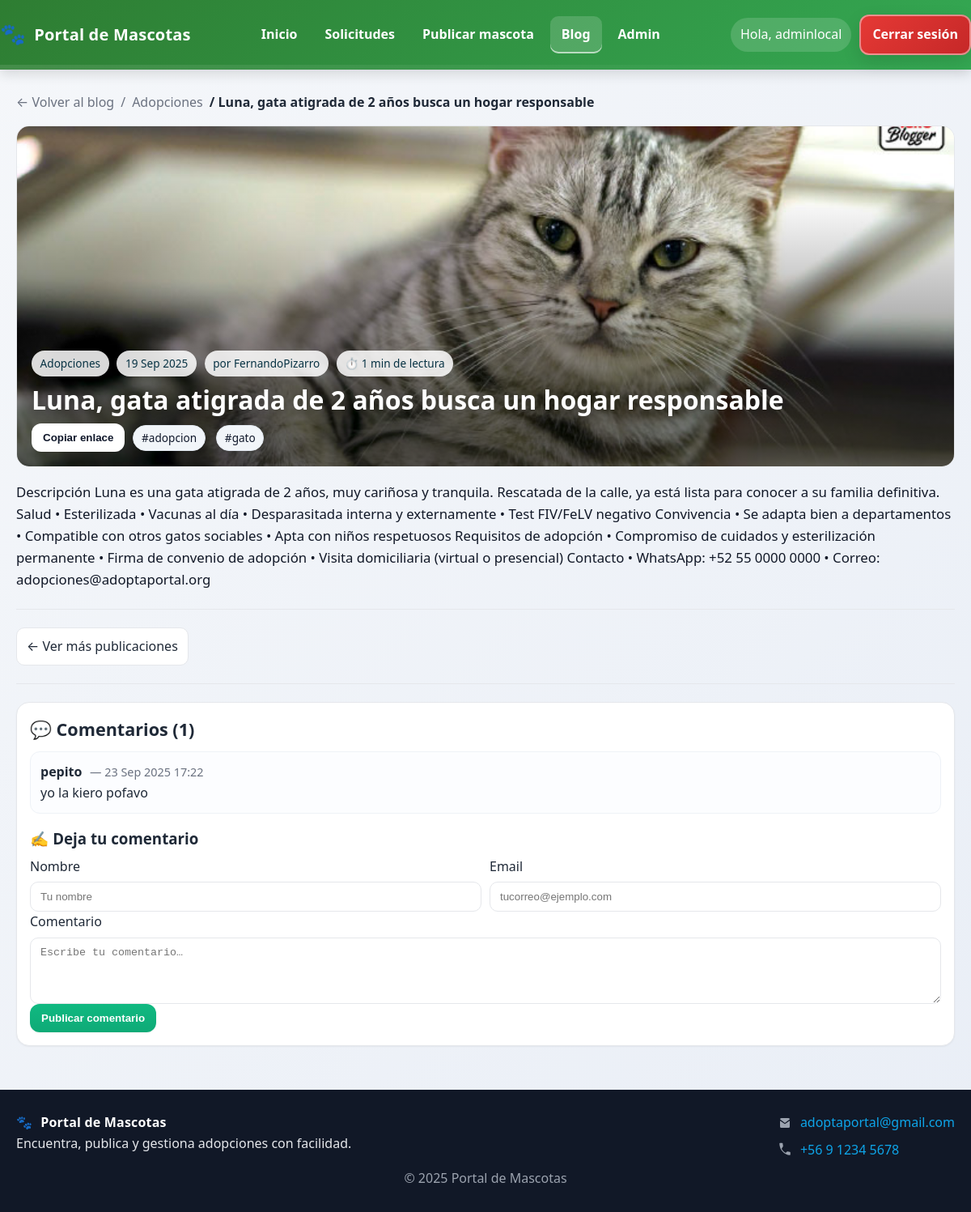
Page /blog/luna-gata-atigrada-de-2-anos-busca-un-hogar-responsable/ (signed in) on the committed database.
### login/models.py (models this page shows, shortened)
class Usuario(AbstractUser):
    email = models.EmailField(
        unique=True,
        verbose_name='Correo electrónico'
    )
    fecha_creacion = models.DateTimeField(
        auto_now_add=True,
        verbose_name='Fecha de creación'
    )
    fecha_actualizacion = models.DateTimeField(
        auto_now=True,
        verbose_name='Fecha de actualización'
    )
    class Meta:
        verbose_name = 'Usuario'
        verbose_name_plural = 'Usuarios'
        ordering = ['-fecha_creacion']

### blog/models.py (models this page shows, shortened)
class Post(models.Model):
    title = models.CharField("Título", max_length=140)
    slug = models.SlugField("Slug", max_length=160, unique=True)
    author = models.ForeignKey(
        settings.AUTH_USER_MODEL,
        on_delete=models.PROTECT,
        related_name="posts",
        verbose_name="Autor",
    )
    category = models.ForeignKey(
        Category,
        on_delete=models.PROTECT,
        related_name="posts",
        verbose_name="Categoría",
    )
    content = models.TextField("Contenido")
    hero_image = models.ImageField("Imagen principal", upload_to="blog/", blank=True, null=True)
    status = models.CharField("Estado", max_length=10, choices=STATUS_CHOICES, default="draft")
    published_at = models.DateTimeField("Fecha de publicación", blank=True, null=True)
    updated_at = models.DateTimeField("Actualizado", auto_now=True)
    tags = models.ManyToManyField(Tag, blank=True, related_name="posts", verbose_name="Etiquetas")
    class Meta:
        db_table = "blog_posts"
        verbose_name = "Publicación"
        verbose_name_plural = "Publicaciones"
        ordering = ("-published_at", "title")
        indexes = [
            models.Index(fields=["-published_at"]),
            models.Index(fields=["category", "-published_at"]),
            models.Index(fields=["slug"]),
        ]

class Category(models.Model):
    name = models.CharField("Nombre", max_length=60, unique=True)
    slug = models.SlugField("Slug", max_length=70, unique=True)
    description = models.TextField("Descripción", blank=True)
    class Meta:
        verbose_name = "Categoría"
        verbose_name_plural = "Categorías"
        ordering = ("name",)

class Tag(models.Model):
    name = models.CharField("Nombre", max_length=32, unique=True)
    slug = models.SlugField("Slug", max_length=40, unique=True)
    class Meta:
        verbose_name = "Etiqueta"
        verbose_name_plural = "Etiquetas"
        ordering = ("name",)

class Comment(models.Model):
    post = models.ForeignKey(Post, on_delete=models.CASCADE, related_name="comments", verbose_name="Publicación")
    name = models.CharField("Nombre", max_length=80)
    email = models.EmailField("Email")
    body = models.TextField("Comentario")
    created_at = models.DateTimeField("Creado", auto_now_add=True)
    approved = models.BooleanField("Aprobado", default=True)
    class Meta:
        verbose_name = "Comentario"
        verbose_name_plural = "Comentarios"
        ordering = ["-created_at"]

### blog/views.py (the view)
# urls.py: path("<slug:slug>/", views.post_detail, name="post_detail"),
def post_detail(request, slug):
    approved_comments_qs = Comment.objects.filter(approved=True).order_by("-created_at")
    post = get_object_or_404(
        Post.objects.select_related("category", "author").prefetch_related(
            "tags",
            Prefetch("comments", queryset=approved_comments_qs, to_attr="approved_comments"),
        ),
        slug=slug,
        status="published",
    )
    comments = getattr(post, "approved_comments", [])
    if request.method == "POST":
        form = CommentForm(request.POST)
        if form.is_valid():
            c = form.save(commit=False)
            c.post = post
            c.save()
            messages.success(request, "¡Gracias! Tu comentario se publicó correctamente.")
            return redirect("blog:post_detail", slug=post.slug)
        else:
            messages.error(request, "Revisa los errores del formulario.")
    else:
        form = CommentForm()
    return render(
        request,
        "blog/post_detail.html",
        {"post": post, "comments": comments, "form": form},
    )

### blog/forms.py
class CommentForm(forms.ModelForm):
    class Meta:
        model = Comment
        fields = ["name", "email", "body"]
        labels = {
            "name": "Nombre",
            "email": "Email",
            "body": "Comentario",
        }
        widgets = {
            "name": forms.TextInput(attrs={"class": "input", "placeholder": "Tu nombre"}),
            "email": forms.EmailInput(attrs={"class": "input", "placeholder": "tucorreo@ejemplo.com"}),
            "body": forms.Textarea(attrs={"class": "input", "rows": 4, "placeholder": "Escribe tu comentario…"}),
        }

### blog/templates/blog/post_detail.html (shortened to what this page needs)
{% extends "base.html" %}
{% load static %}
{% block extra_css %}
<link rel="stylesheet" href="{% static 'blog/css/blog.css' %}?v={% now 'U' %}">
{% endblock %}
{% block content %}
<nav class="breadcrumbs">
  <a class="crumb" href="{% url 'blog:post_list' %}">← Volver al blog</a>
  {% if post.category %}
    <span class="crumb">/</span>
    <a class="crumb" href="{% url 'blog:post_list' %}?cat={{ post.category.slug }}">{{ post.category.name }}</a>
  {% endif %}
  <span class="crumb is-current">/ {{ post.title }}</span>
</nav>
<article class="post-detail">
  <header class="article-hero">
    <figure class="article-hero__media">
      {% if post.hero_image %}
        <img src="{{ post.hero_image.url }}" alt="Imagen de {{ post.title }}">
      {% else %}
        <img src="{% static 'blog/img/default-cat.svg' %}" alt="Imagen por defecto">
      {% endif %}
    </figure>
    <div class="article-hero__overlay" aria-hidden="true"></div>
    <div class="article-hero__content">
      <div class="post-meta post-meta--on-hero">
        {% if post.category %}<span class="chip">{{ post.category.name }}</span>{% endif %}
        {% if post.published_at %}<span class="chip">{{ post.published_at|date:"d M Y" }}</span>{% endif %}
        {% if post.author %}<span class="chip">por {{ post.author.username|default:post.author }}</span>{% endif %}
        <span class="chip" data-readtime>⏱️</span>
      </div>
      <h1 class="post-title">{{ post.title }}</h1>
      <div class="post-quick">
        <button class="btn btn--ghost" type="button" data-copy-link data-url="{{ request.build_absolute_uri }}">Copiar enlace</button>
        {% if post.tags.all %}
          <div class="post-card__tags">
            {% for t in post.tags.all %}
              <a class="chip chip--ghost" href="{% url 'blog:post_list' %}?tag={{ t.slug }}">#{{ t.name }}</a>
            {% endfor %}
          </div>
        {% endif %}
      </div>
    </div>
  </header>
  <section id="postContent" class="prose">
    {{ post.content|safe }}
  </section>
  <footer class="post-footer">
    <hr class="sep">
    <div class="post-pager">
      <a class="pager" href="{% url 'blog:post_list' %}">← Ver más publicaciones</a>
    </div>
  </footer>
</article>
<hr class="sep">
<section id="comments" class="comments">
  <h2 class="section-title">💬 Comentarios ({{ comments|length }})</h2>
  {% if comments %}
    <ul class="comment-list">
      {% for c in comments %}
        <li class="comment">
          <div class="comment__head">
            <span class="comment__author">{{ c.name }}</span>
            <span class="comment__date">— {{ c.created_at|date:"d M Y H:i" }}</span>
          </div>
          <div class="comment__body">{{ c.body|linebreaksbr }}</div>
        </li>
      {% endfor %}
    </ul>
  {% else %}
    <p class="muted">¡Sé el primero en comentar!</p>
  {% endif %}
  <h3 class="section-subtitle">✍️ Deja tu comentario</h3>
  <form method="post" class="comment-form">
    <div class="form-row">
      <div class="form-field">
        <label for="id_name">Nombre</label>
        {{ form.name }}
      </div>
      <div class="form-field">
        <label for="id_email">Email</label>
        {{ form.email }}
      </div>
    </div>
    <div class="form-field">
      <label for="id_body">Comentario</label>
      {{ form.body }}
    </div>
    <button class="btn btn--primary" type="submit">Publicar comentario</button>
  </form>
</section>
{% endblock %}

### templates/base.html (shortened to what this page needs)
{% load static %}
<!doctype html>
<html lang="es">
<head>
  <link rel="stylesheet" href="{% static 'css/main.css' %}?v=1.1">
  {% block extra_css %}{% endblock %}
</head>
<body class="ap-body">
  <header class="ap-header">
    <div class="ap-container ap-header-bar">
      <a class="ap-brand" href="{% url 'home' %}" aria-label="Ir al inicio">
        <span class="ap-brand-emoji" aria-hidden="true">🐾</span>
        <span class="ap-brand-text">Portal de Mascotas</span>
      </a>
      <nav class="ap-nav" data-nav>
        {% with current=request.resolver_match.url_name %}
        <ul class="ap-nav-list">
          <li><a class="ap-nav-link {% if current == 'home' %}is-active{% endif %}" href="{% url 'home' %}" aria-current="{% if current == 'home' %}page{% endif %}">Inicio</a></li>
          <li><a class="ap-nav-link " href="{% url 'solicitud_adopcion:lista_solicitudes' %}" aria-current="">Solicitudes</a></li>
          <li>
            {% if request.user.is_authenticated %}
              <a class="ap-nav-link {% if current == 'publicar_mascota' %}is-active{% endif %}" href="{% url 'registro_mascotas:publicar_mascota' %}">Publicar mascota</a>
            {% else %}
              <a class="ap-nav-link" href="{% url 'login:login' %}?next={% url 'registro_mascotas:publicar_mascota' %}">Publicar mascota</a>
            {% endif %}
          </li>
          <li><a class="ap-nav-link {% if request.path|slice:':6' == '/blog/' %}is-active{% endif %}" href="/blog/">Blog</a></li>
          {% if request.user.is_authenticated and request.user.is_staff %}
            <li><a class="ap-nav-link" href="{% url 'admin:index' %}">Admin</a></li>
          {% endif %}
        </ul>
        {% endwith %}
      </nav>
      <div class="ap-user">
        {% if request.user.is_authenticated %}
          <span class="ap-user-pill">Hola, {{ request.user.username }}</span>
          <a class="ap-btn ap-btn-danger" href="{% url 'login:logout' %}">Cerrar sesión</a>
        {% else %}
          <a class="ap-btn ap-btn-primary" href="{% url 'login:login' %}">Iniciar sesión</a>
        {% endif %}
      </div>
    </div>
    <div class="ap-header-shadow" aria-hidden="true"></div>
  </header>
  <main class="ap-main">
    <div class="ap-container">
      {% block content %}{% endblock %}
    </div>
  </main>
  <footer class="ap-footer">
    <div class="ap-container">
      <div class="ap-footer-grid">
        <div>
          <div class="ap-brand foot"><span>🐾</span> Portal de Mascotas</div>
          <p class="ap-foot-note">Encuentra, publica y gestiona adopciones con facilidad.</p>
        </div>
        <div class="ap-foot-contact">
          <div class="ap-foot-item">
            <svg viewBox="0 0 24 24" aria-hidden="true"><path d="M4 6a2 2 0 0 1 2-2h12a2 2 0 0 1 2 2v.01L12 12 4 6.01V6Zm16 12V8.24l-7.4 5.18a1 1 0 0 1-1.2 0L4 8.24V18a2 2 0 0 0 2 2h12a2 2 0 0 0 2-2Z"/></svg>
            <a href="mailto:adoptaportal@gmail.com">adoptaportal@gmail.com</a>
          </div>
          <div class="ap-foot-item">
            <svg viewBox="0 0 24 24" aria-hidden="true"><path d="M6.6 10.8a15.7 15.7 0 0 0 6.6 6.6l2.2-2.2a1 1 0 0 1 1.02-.24c1.18.38 2.4.58 3.62.58a1 1 0 0 1 1 1V20a1 1 0 0 1-1 1C11.7 21 3 12.3 3 2a1 1 0 0 1 1-1h3.48a1 1 0 0 1 1 1c0 1.23.2 2.45.58 3.62a1 1 0 0 1-.24 1.02L6.6 10.8Z"/></svg>
            <a href="tel:+56912345678">+56 9 1234 5678</a>
          </div>
        </div>
      </div>
      <p class="ap-copy">© {% now "Y" %} Portal de Mascotas</p>
    </div>
  </footer>
</body>
</html>

### static/css/main.css (style rules this page uses)
* { margin: 0; padding: 0; box-sizing: border-box; }
body { font-family: 'Segoe UI', Tahoma, Geneva, Verdana, sans-serif; line-height: 1.6; color: #333; background: linear-gradient(135deg, #f5f7fa 0%, #c3cfe2 100%); min-height: 100vh; }
:root { --ap-green-1:#2e7d32; --ap-green-2:#34a853; --ap-dark:#1f2937; --ap-gray:#6b7280; --ap-light:#f3f4f6; --ap-white:#ffffff; --ap-border:#e5e7eb; --ap-blue:#2563eb; --ap-red:#dc2626; }
.ap-body { background:linear-gradient(135deg,#f5f7fa 0%,#e9eef6 100%) }
.ap-container { max-width:1200px;margin:0 auto;padding:0 20px }
.ap-main { min-height:calc(100vh - 240px);padding:28px 0 }
.ap-header { background:linear-gradient(135deg,var(--ap-green-1),var(--ap-green-2));color:var(--ap-white);position:relative;box-shadow:0 6px 14px rgba(0,0,0,.12) }
.ap-header-shadow { position:absolute;inset:auto 0 0 0;height:6px;background:linear-gradient(90deg,rgba(255,255,255,.35),transparent);opacity:.3 }
.ap-header-bar { display:flex;align-items:center;justify-content:space-between;gap:18px;padding:18px 0 }
.ap-brand { display:inline-flex;align-items:center;gap:10px;font-weight:900;text-decoration:none;color:#fff;letter-spacing:.2px }
.ap-brand-emoji { font-size:1.6rem }
.ap-brand-text { font-size:1.25rem }
.ap-nav { display:flex }
.ap-nav-list { list-style:none;display:flex;gap:6px;align-items:center;margin:0;padding:0 }
.ap-nav-link { display:inline-block;color:#fff;text-decoration:none;padding:10px 14px;border-radius:10px;font-weight:700 }
.ap-nav-link.is-active { background:rgba(255,255,255,.18);box-shadow:inset 0 -2px 0 rgba(255,255,255,.6) }
.ap-user { display:flex;align-items:center;gap:10px;flex-wrap:wrap }
.ap-user-pill { background:rgba(255,255,255,.15);padding:8px 12px;border-radius:999px }
.ap-btn { display:inline-block;font-weight:800;border-radius:12px;padding:10px 14px;text-decoration:none;border:2px solid rgba(255,255,255,.45);box-shadow:0 8px 22px rgba(0,0,0,.12) }
.ap-btn-danger { background:linear-gradient(135deg,#e53935,#c62828);color:#fff }
.ap-footer { background:#111827;color:#e5e7eb;margin-top:26px;padding:28px 0 }
.ap-footer .ap-container { display:block }
.ap-footer .ap-brand { color:#fff }
.ap-footer .ap-footer-grid { display:grid;grid-template-columns:1fr auto;gap:20px;align-items:start;margin-bottom:10px }
.ap-foot-contact { display:grid;gap:8px }
.ap-foot-item { display:flex;gap:10px;align-items:center }
.ap-foot-item svg { width:18px;height:18px;fill:#9ca3af }
.ap-copy { text-align:center;color:#9ca3af;margin-top:8px }
.btn { display:inline-block;padding:10px 14px;border-radius:10px;border:0;cursor:pointer;font-weight:700 }

### templates/base.html (style rules this page uses)
.ap-nav-link.is-active { background:rgba(255,255,255,.16);box-shadow:inset 0 -2px 0 rgba(255,255,255,.6) }

### rows in the picture
Usuario: user.username "adminlocal"
Post: category.name "Adopciones", title "Luna, gata atigrada de 2 años busca un hogar responsable", hero_image (picture), published_at "19 Sep 2025", author.username "FernandoPizarro", content "Descripción Luna es una gata atigrada de 2 años, muy cariñosa y tranquila. Rescatada de la calle, ya está lista para conocer a su familia definitiva. Salud • Esterilizada • Vacunas al día • Desparasitada interna y externamente • Test FIV/FeLV negativo Convivencia • Se adapta bien a departamentos • Compatible con otros gatos sociables • Apta con niños respetuosos Requisitos de adopción • Compromiso de cuidados y esterilización permanente • Firma de convenio de adopción • Visita domiciliaria (virtual o presencial) Contacto • WhatsApp: +52 55 0000 0000 • Correo: adopciones@adoptaportal.org"
Tag: name "adopcion"
Tag: name "gato"
Comment: name "pepito", created_at "23 Sep 2025 17:22", body "yo la kiero pofavo"

### other values in the picture
{{ comments|length }} "1"
